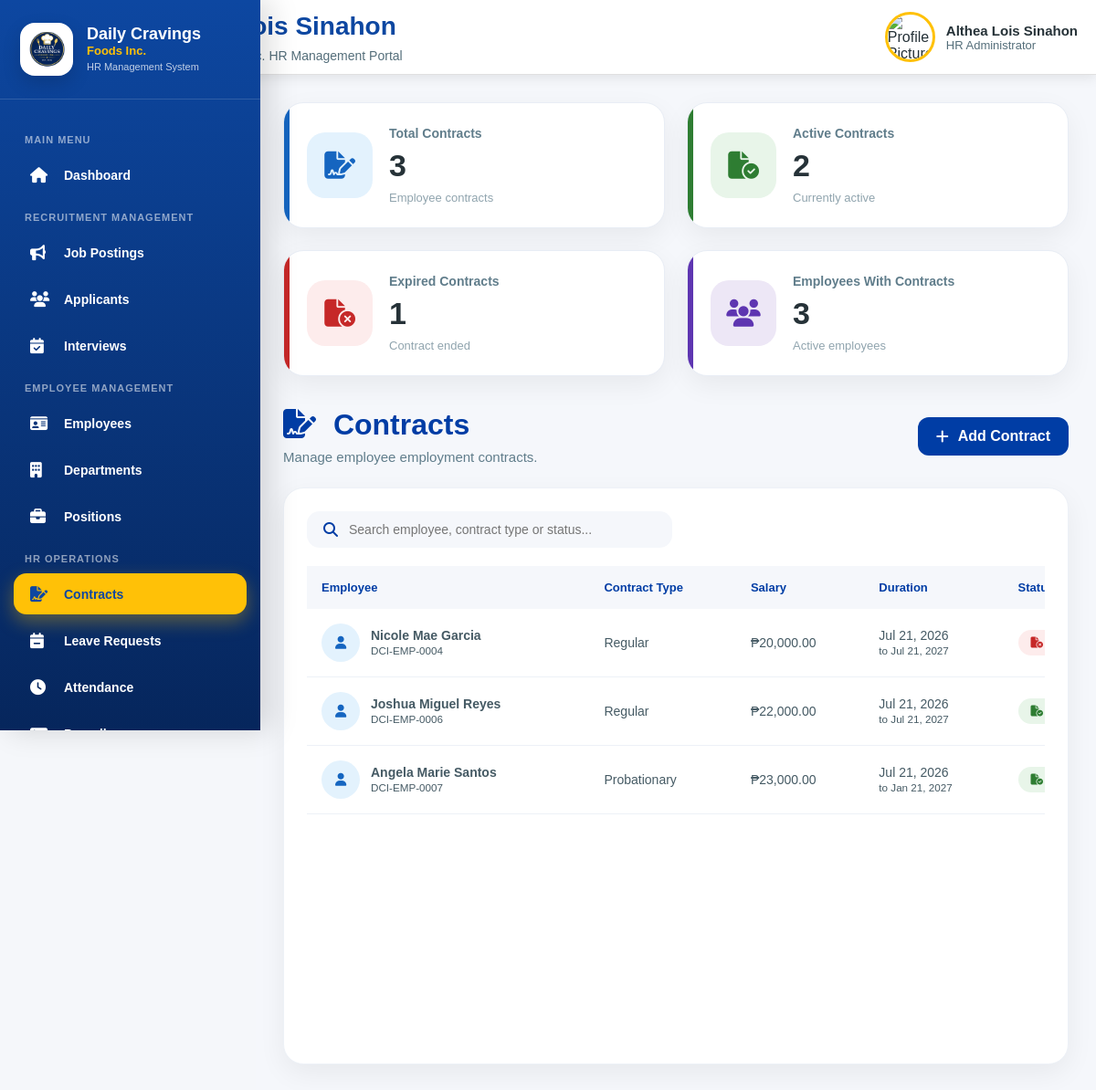
/hr/contracts.php (signed in), run on the app's committed database.
### tables this page shows
CREATE TABLE `contracts` (
  `contract_id` int(11) NOT NULL,
  `employee_id` int(11) DEFAULT NULL,
  `contract_type` varchar(50) DEFAULT NULL,
  `start_date` date DEFAULT NULL,
  `end_date` date DEFAULT NULL,
  `salary` decimal(10,2) DEFAULT NULL,
  `description` text DEFAULT NULL,
  `status` enum('Active','Expired') DEFAULT 'Active',
  `file` varchar(255) DEFAULT NULL,
  `created_at` timestamp NOT NULL DEFAULT current_timestamp()
);

CREATE TABLE `employees` (
  `employee_id` int(11) NOT NULL,
  `employee_code` varchar(50) DEFAULT NULL,
  `first_name` varchar(100) DEFAULT NULL,
  `middle_name` varchar(100) DEFAULT NULL,
  `last_name` varchar(100) DEFAULT NULL,
  `email` varchar(150) DEFAULT NULL,
  `phone` varchar(20) DEFAULT NULL,
  `birthdate` date DEFAULT NULL,
  `gender` varchar(20) DEFAULT NULL,
  `civil_status` varchar(50) DEFAULT NULL,
  `address` text DEFAULT NULL,
  `department_id` int(11) DEFAULT NULL,
  `position_id` int(11) DEFAULT NULL,
  `basic_salary` decimal(10,2) DEFAULT 0.00,
  `employment_status` enum('Active','Inactive','On Leave','Suspended','Resigned','Terminated') DEFAULT 'Active',
  `hire_date` date DEFAULT NULL,
  `created_at` timestamp NOT NULL DEFAULT current_timestamp()
);

### hr/contracts.php (the view, shortened to what this page needs)
<?php
require_once "../config/db.php";
$conn->exec("
    UPDATE contracts
    SET status = 'Expired'
    WHERE end_date < CURDATE()
      AND status = 'Active'
");
$totalContracts = $conn->query("
    SELECT COUNT(*)
    FROM contracts c
    INNER JOIN employees e
        ON c.employee_id = e.employee_id
    WHERE e.employment_status = 'Active'
")->fetchColumn();
$activeContracts = $conn->query("
    SELECT COUNT(*)
    FROM contracts c
    INNER JOIN employees e
        ON c.employee_id = e.employee_id
    WHERE e.employment_status = 'Active'
      AND c.status = 'Active'
")->fetchColumn();
$expiredContracts = $conn->query("
    SELECT COUNT(*)
    FROM contracts c
    INNER JOIN employees e
        ON c.employee_id = e.employee_id
    WHERE e.employment_status = 'Active'
      AND c.status = 'Expired'
")->fetchColumn();
$totalEmployees = $conn->query("
    SELECT COUNT(DISTINCT c.employee_id)
    FROM contracts c
    INNER JOIN employees e
        ON c.employee_id = e.employee_id
    WHERE e.employment_status = 'Active'
")->fetchColumn();
$sql = "
    SELECT
        c.contract_id,
        c.employee_id,
        c.contract_type,
        c.start_date,
        c.end_date,
        c.salary,
        c.description,
        c.file,
        c.status,
        c.created_at,
        e.employee_code,
        e.first_name,
        e.middle_name,
        e.last_name
    FROM contracts c
    INNER JOIN employees e
        ON c.employee_id = e.employee_id
    WHERE e.employment_status = 'Active'
";
$params = [];
$sql .= "
    ORDER BY c.created_at DESC
";
$stmt = $conn->prepare($sql);
$stmt->execute($params);
$contracts = $stmt->fetchAll(PDO::FETCH_ASSOC);
?>
<!DOCTYPE html>
<html lang="en">
<head>
    <link rel="stylesheet" href="../assets/css/global.css">
    <link rel="stylesheet" href="../assets/css/hr.css">
    <link rel="stylesheet" href="https://cdnjs.cloudflare.com/ajax/libs/font-awesome/6.7.2/css/all.min.css">
</head>
<body>
<div class="hr-wrapper">
    <?php require_once "includes/sidebar.php"; ?>
    <div class="hr-content-wrapper">
        <?php require_once "includes/header.php"; ?>
        <main class="hr-main">
            <section class="hr-con-page">
                <div class="hr-con-summary-grid">
                    <div class="hr-con-summary-card blue">
                        <div class="hr-con-summary-icon">
                            <i class="fa-solid fa-file-signature"></i>
                        </div>
                        <div class="hr-con-summary-content">
                            <span>Total Contracts</span>
                            <h2><?= $totalContracts; ?></h2>
                            <p>Employee contracts</p>
                        </div>
                    </div>
                    <div class="hr-con-summary-card green">
                        <div class="hr-con-summary-icon">
                            <i class="fa-solid fa-file-circle-check"></i>
                        </div>
                        <div class="hr-con-summary-content">
                            <span>Active Contracts</span>
                            <h2><?= $activeContracts; ?></h2>
                            <p>Currently active</p>
                        </div>
                    </div>
                    <div class="hr-con-summary-card red">
                        <div class="hr-con-summary-icon">
                            <i class="fa-solid fa-file-circle-xmark"></i>
                        </div>
                        <div class="hr-con-summary-content">
                            <span>Expired Contracts</span>
                            <h2><?= $expiredContracts; ?></h2>
                            <p>Contract ended</p>
                        </div>
                    </div>
                    <div class="hr-con-summary-card purple">
                        <div class="hr-con-summary-icon">
                            <i class="fa-solid fa-users"></i>
                        </div>
                        <div class="hr-con-summary-content">
                            <span>Employees With Contracts</span>
                            <h2><?= $totalEmployees; ?></h2>
                            <p>Active employees</p>
                        </div>
                    </div>
                </div>
                <div class="hr-con-header">
                    <div class="hr-con-title">
                        <h1>
                            <i class="fa-solid fa-file-signature"></i>
                            Contracts
                        </h1>
                        <p>Manage employee employment contracts.</p>
                    </div>
                    <a
                        href="contract_add.php"
                        class="hr-con-add-btn"
                    >
                        <i class="fa-solid fa-plus"></i>
                        Add Contract
                    </a>
                </div>
                <div class="hr-con-table-card">
                    <div class="hr-con-search">
                        <div class="hr-con-search-box">
                            <i class="fa-solid fa-magnifying-glass"></i>
                            <input
                                type="text"
                                id="contractSearch"
                                placeholder="Search employee, contract type or status..."
                                autocomplete="off"
                            >
                        </div>
                    </div>
                    <div class="hr-con-table-wrapper">
                        <table class="hr-con-table">
                            <thead>
                                <tr>
                                    <th>Employee</th>
                                    <th>Contract Type</th>
                                    <th>Salary</th>
                                    <th>Duration</th>
                                    <th>Status</th>
                                </tr>
                            </thead>
                            <tbody id="contractTableBody">
                                <?php if (!empty($contracts)): ?>
                                    <?php foreach ($contracts as $contract): ?>
                                        <tr class="contract-row">
                                            <td>
                                                <div class="hr-con-name">
                                                    <div class="hr-con-avatar">
                                                        <i class="fa-solid fa-user"></i>
                                                    </div>
                                                    <div>
                                                        <strong>
                                                            <?= htmlspecialchars(
                                                                trim(
                                                                    $contract['first_name'] . " " .
                                                                    (!empty($contract['middle_name'])
                                                                        ? $contract['middle_name'] . " "
                                                                        : "") .
                                                                    $contract['last_name']
                                                                )
                                                            ); ?>
                                                        </strong>
                                                        <br>
                                                        <small>
                                                            <?= htmlspecialchars($contract['employee_code']); ?>
                                                        </small>
                                                    </div>
                                                </div>
                                            </td>
                                            <td>
                                                <?= htmlspecialchars($contract['contract_type']); ?>
                                            </td>
                                            <td>
                                                ₱<?= number_format($contract['salary'], 2); ?>
                                            </td>
                                            <td>
                                                <?= date("M d, Y", strtotime($contract['start_date'])); ?>
                                                <br>
                                                <small>
                                                    to
                                                    <?= date("M d, Y", strtotime($contract['end_date'])); ?>
                                                </small>
                                            </td>
                                            <td>
                                                <span class="hr-con-status <?= strtolower($contract['status']); ?>">
                                                    <?php if ($contract['status'] === "Active"): ?>
                                                        <i class="fa-solid fa-file-circle-check"></i>
                                                    <?php else: ?>
                                                        <i class="fa-solid fa-file-circle-xmark"></i>
                                                    <?php endif; ?>
                                                </span>
                                            </td>
                                        </tr>
                                    <?php endforeach; ?>
                                <?php endif; ?>
                            </tbody>
                        </table>
                    </div>
                </div>
            </section>
        </main>
    </div>
</div>
</body>
</html>

### assets/css/global.css (style rules this page uses)
:root { --primary:#0D47A1; --primary-dark:#08306B; --secondary:#1565C0; --secondary-dark:#0B3D91; --accent:#FFC107; --success:#2E7D32; --warning:#F9A825; --danger:#C62828; --background:#F5F7FA; --card:#FFFFFF; --text:#263238; --text-light:#546E7A; --border:#E0E0E0; --shadow: 0 4px 12px rgba(0,0,0,.08); --shadow-lg: 0 12px 35px rgba(0,0,0,.12); --radius-sm:8px; --radius:12px; --radius-lg:18px; --radius-xl:25px; --sidebar-width:280px; --header-height:75px; --transition:.30s ease; }
* { margin:0; padding:0; box-sizing:border-box; }
html { scroll-behavior:smooth; }
body { font-family: "Segoe UI", Arial, sans-serif; background:var(--background); color:var(--text); overflow-x:hidden; }
a { text-decoration:none; color:inherit; }
button, input, select, textarea { font-family:inherit; }

### data on the page
contracts: employee.last_name "Nicole Mae Garcia", employee.employee_code "DCI-EMP-0004", contract_type "Regular", salary "20,000.00", start_date "Jul 21, 2026", end_date "Jul 21, 2027", status "Expired" (drawn)
contracts: employee.last_name "Joshua Miguel Reyes", employee.employee_code "DCI-EMP-0006", contract_type "Regular", salary "22,000.00", start_date "Jul 21, 2026", end_date "Jul 21, 2027", status "Active" (drawn)
contracts: employee.last_name "Angela Marie Santos", employee.employee_code "DCI-EMP-0007", contract_type "Probationary", salary "23,000.00", start_date "Jul 21, 2026", end_date "Jan 21, 2027", status "Active" (drawn)

### other printed values
$hr_name "Althea Lois Sinahon"
$totalContracts "3"
$activeContracts "2"
$expiredContracts "1"
$totalEmployees "3"
